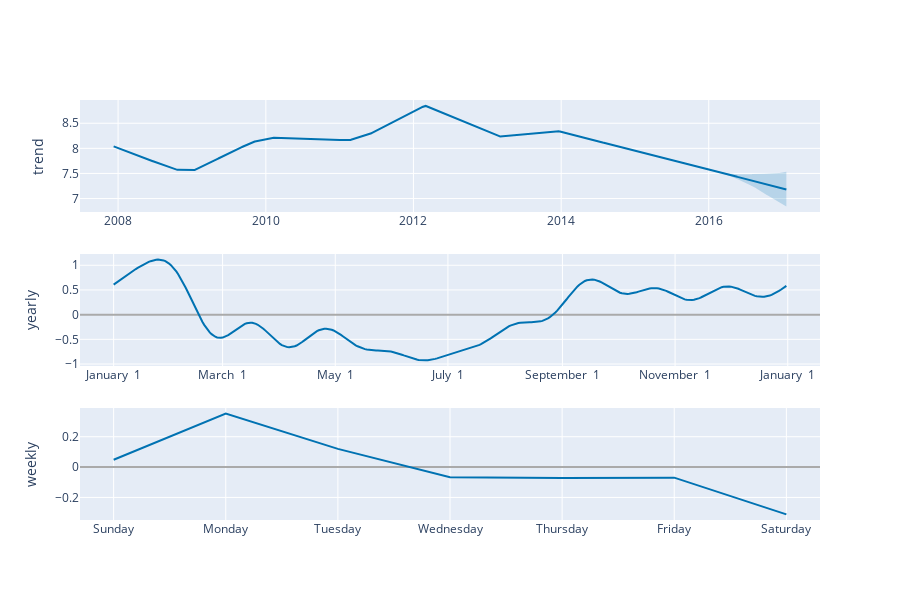

The notebook cell saved with this chart:
### Code cell
plot_components_plotly(m, forecast)

### Figure 1 — Plotly figure (JSON) as saved in the notebook; plotly's stock layout.template omitted (floating-point values rounded to 4 significant figures; data arrays with more than 128 entries replaced by an {"elided": "..."} marker saying what was removed)
{"data": [{"line": {"color": "#0072B2", "width": 2}, "mode": "lines", "name": "trend", "type": "scatter", "x": {"elided": "3270 str values"}, "xaxis": "x", "y": {"elided": "3270 float values"}, "yaxis": "y"}, {"line": {"color": "rgba(0, 114, 178, 0.2)", "width": 0}, "mode": "lines", "name": "trend_upper", "type": "scatter", "x": {"elided": "3270 str values"}, "xaxis": "x", "y": {"elided": "3270 float values"}, "yaxis": "y"}, {"fill": "tonexty", "fillcolor": "rgba(0, 114, 178, 0.2)", "line": {"color": "rgba(0, 114, 178, 0.2)", "width": 0}, "mode": "lines", "name": "trend_lower", "type": "scatter", "x": {"elided": "3270 str values"}, "xaxis": "x", "y": {"elided": "3270 float values"}, "yaxis": "y"}, {"line": {"color": "#0072B2", "width": 2}, "mode": "lines", "name": "yearly", "type": "scatter", "x": {"elided": "365 str values"}, "xaxis": "x2", "y": {"elided": "365 float values"}, "yaxis": "y2"}, {"line": {"color": "#0072B2", "width": 2}, "mode": "lines", "name": "weekly", "type": "scatter", "x": ["2017-01-01T00:00:00", "2017-01-02T00:00:00", "2017-01-03T00:00:00", "2017-01-04T00:00:00", "2017-01-05T00:00:00", "2017-01-06T00:00:00", "2017-01-07T00:00:00"], "xaxis": "x3", "y": [0.04828, 0.3523, 0.1197, -0.06666, -0.07226, -0.06959, -0.3117], "yaxis": "y3"}], "layout": {"height": 600, "showlegend": false, "width": 900, "xaxis": {"anchor": "y", "domain": [0, 1], "range": ["2007-06-26T14:24:00", "2017-07-04T09:36:00"], "type": "date"}, "xaxis2": {"anchor": "y2", "domain": [0, 1], "range": ["2016-12-13T18:54:02.958904115", "2018-01-18T11:04:57.863013581"], "tickformat": "%B %e", "type": "date"}, "xaxis3": {"anchor": "y3", "domain": [0, 1], "range": ["2016-12-31T16:48:00", "2017-01-07T07:12:00"], "tickformat": "%A", "type": "date"}, "yaxis": {"anchor": "x", "domain": [0.7333, 1], "rangemode": "normal", "title": {"text": "trend"}, "zerolinecolor": "#AAA"}, "yaxis2": {"anchor": "x2", "domain": [0.3667, 0.6333], "title": {"text": "yearly"}, "zerolinecolor": "#AAA"}, "yaxis3": {"anchor": "x3", "domain": [0, 0.2667], "title": {"text": "weekly"}, "zerolinecolor": "#AAA"}}}
